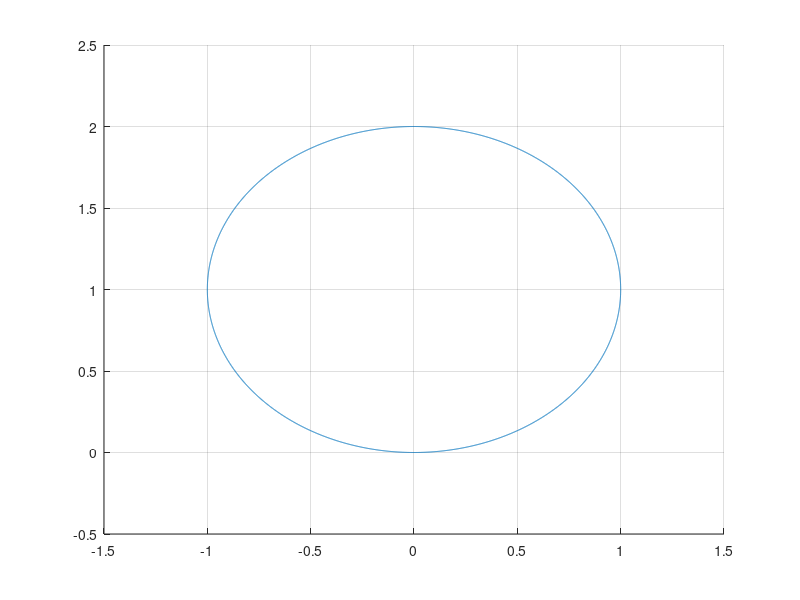

Reproduce this figure in MATLAB.
%%
u = [1, 0]';
U = [];
P = [cos(pi/6), sin(pi/6); -sin(pi/6), cos(pi/6)];
for i = 1:12
    u = P*u;
    U = [U,u];
%     quiver(0, 0, u(1), u(2)+1, 1);
%     hold on; 
%     axis([-1.5, 1.5, -0.5, 2.5]);
end
final_U = U + [0, 1]'; 
alpha = -pi:0.001:pi;
w1 = cos(alpha); w2 = sin(alpha);
hold on;
plot(w1, w2+1);
axis([-1.5, 1.5, -0.5, 2.5]);
grid on;
%%
u = [1, 0]';
U = [];
P = [cos(pi/6), sin(pi/6); -sin(pi/6), cos(pi/6)];
for i = 1:12
    u = P*u;
    U = [U,u];
end
U=U-[cos(pi/6), sin(pi/6)]';
%%
u=[0,1]';
P = [cos(pi/6), sin(pi/6);-sin(pi/6), cos(pi/6)];
u=P*u;
u

